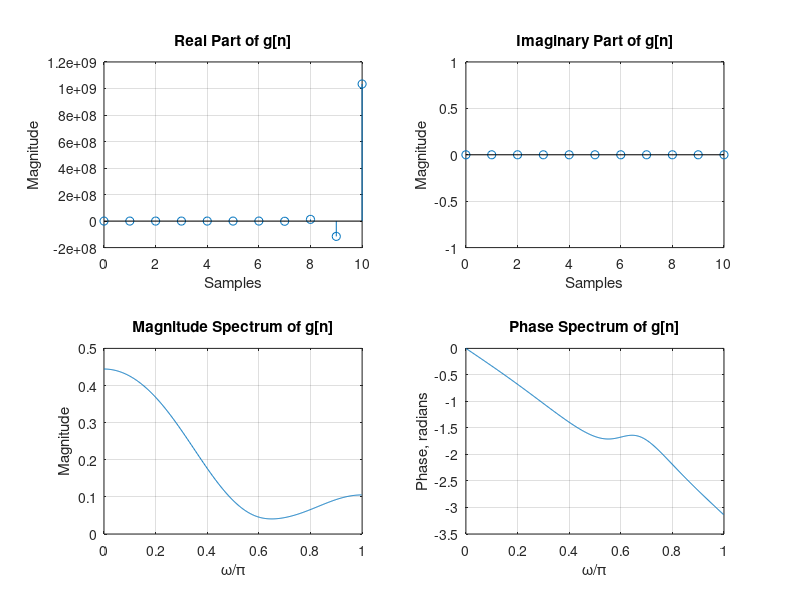

Write the MATLAB code that produced this figure.
num = [2 5 9 5 3];
den = [5 45 2 1 1];

[r,p,k] = residue(num,den);

disp('Residues');disp(r);
disp('Poles');disp(p);
disp('Direct terms');disp(k);

[a,b]=impz(num,den);

[c,d]=freqz(num,den);

subplot(2,2,1)
stem(b,real(a))
title('Real Part of g[n]')
xlabel('Samples'); ylabel('Magnitude')
grid on
subplot(2,2,2)
stem(b,imag(a))
title('Imaginary Part of g[n]')
xlabel('Samples'); ylabel('Magnitude')
grid on
subplot(2,2,3)
plot(d/pi,abs(c))
title('Magnitude Spectrum of g[n]')
xlabel('\omega/\pi'); ylabel('Magnitude')
grid on
subplot(2,2,4)
plot(d/pi,angle(c))
title('Phase Spectrum of g[n]')
xlabel('\omega/\pi'); ylabel('Phase, radians')
grid on